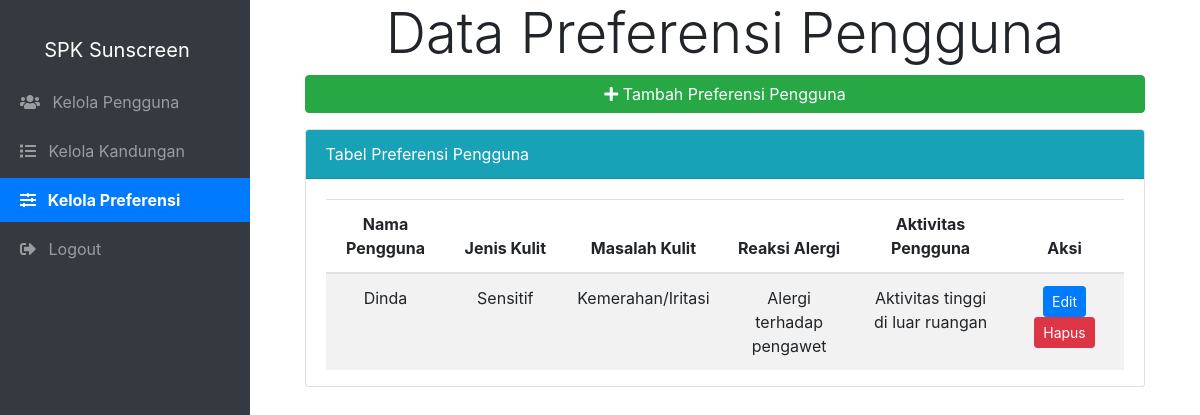
Page /admin/kelola_preferensi.php (signed in) on the committed database.
### tables this page shows
CREATE TABLE `preferensi_pengguna` (
  `id_preferensi` int(11) NOT NULL,
  `id_pengguna` int(11) NOT NULL,
  `profil_jenis_kulit` int(11) NOT NULL,
  `profil_masalah_kulit` int(11) NOT NULL,
  `profil_reaksi_alergi` int(11) NOT NULL,
  `profil_aktivitas_pengguna` int(11) NOT NULL
);

CREATE TABLE `pengguna` (
  `id_pengguna` int(11) NOT NULL,
  `nama` varchar(255) NOT NULL,
  `email` varchar(255) NOT NULL,
  `password` varchar(255) NOT NULL,
  `role` enum('user','admin') NOT NULL DEFAULT 'user'
);

CREATE TABLE `sub_kriteria` (
  `id_sub_kriteria` int(11) NOT NULL,
  `nama` varchar(255) NOT NULL,
  `nilai` int(11) NOT NULL,
  `kriteria_id` int(11) NOT NULL
);

### admin/kelola_preferensi.php (the view, shortened to what this page needs)
<?php
require_once '../functions.php';
$stmt = $conn->prepare("SELECT pp.id_preferensi, p.nama AS nama_pengguna,
                               sk_jenis.nama AS jenis_kulit,
                               sk_masalah.nama AS masalah_kulit,
                               sk_alergi.nama AS reaksi_alergi,
                               sk_aktivitas.nama AS aktivitas_pengguna
                        FROM preferensi_pengguna pp
                        JOIN pengguna p ON pp.id_pengguna = p.id_pengguna
                        LEFT JOIN sub_kriteria sk_jenis ON pp.profil_jenis_kulit = sk_jenis.id_sub_kriteria
                        LEFT JOIN sub_kriteria sk_masalah ON pp.profil_masalah_kulit = sk_masalah.id_sub_kriteria
                        LEFT JOIN sub_kriteria sk_alergi ON pp.profil_reaksi_alergi = sk_alergi.id_sub_kriteria
                        LEFT JOIN sub_kriteria sk_aktivitas ON pp.profil_aktivitas_pengguna = sk_aktivitas.id_sub_kriteria");
$stmt->execute();
$result = $stmt->get_result();
$daftar_preferensi = $result->fetch_all(MYSQLI_ASSOC);
include_once('../template.php');
?>
<div class="container">
    <div class="display-4 text-center mb-2">
        Data Preferensi Pengguna
    </div>
    <div class="row mt-2 mb-5">
        <div class="col-md-11 mx-auto">
            <div class="mb-3">
                <a href="tambah_preferensi.php" class="btn btn-success btn-block"><i class="fa fa-plus"></i> Tambah Preferensi Pengguna</a>
            </div>
            <div class="card">
                <div class="card-header badge-info">
                    <div class="display-6">Tabel Preferensi Pengguna</div>
                </div>
                <div class="card-body pb-0 mb-0">
                    <table class="table table-hover table-striped text-center">
                        <thead>
                            <tr>
                                <th width="15%">Nama Pengguna</th>
                                <th width="15%">Jenis Kulit</th>
                                <th>Masalah Kulit</th>
                                <th>Reaksi Alergi</th>
                                <th>Aktivitas Pengguna</th>
                                <th width="15%">Aksi</th>
                            </tr>
                        </thead>
                        <tbody>
                            <?php if (empty($daftar_preferensi)): ?>
                                <tr>
                                    <td colspan="8">Tidak ada data preferensi pengguna.</td>
                                </tr>
                            <?php else: ?>
                                <?php foreach ($daftar_preferensi as $preferensi): ?>
                                    <tr>
                                        <td><?php echo $preferensi['nama_pengguna']; ?></td>
                                        <td><?php echo $preferensi['jenis_kulit']; ?></td>
                                        <td><?php echo $preferensi['masalah_kulit']; ?></td>
                                        <td><?php echo $preferensi['reaksi_alergi']; ?></td>
                                        <td><?php echo $preferensi['aktivitas_pengguna']; ?></td>
                                        <td>
                                            <a href="edit_preferensi.php?id=<?php echo $preferensi['id_preferensi']; ?>" class="btn btn-sm btn-primary">Edit</a>
                                            <a href="hapus_preferensi.php?id=<?php echo $preferensi['id_preferensi']; ?>" class="btn btn-sm btn-danger" onclick="return confirm('Apakah Anda yakin ingin menghapus preferensi pengguna ini?')">Hapus</a>
                                        </td>
                                    </tr>
                                <?php endforeach; ?>
                            <?php endif; ?>
                        </tbody>
                    </table>
                </div>
            </div>
        </div>
    </div>
</div>

### template.php (style rules this page uses)
body { display: flex; min-height: 100vh; margin: 0; padding: 0; }

### rows in the picture
preferensi_pengguna: id_pengguna.nama "Dinda", profil_jenis_kulit.nama "Sensitif", profil_masalah_kulit.nama "Kemerahan/Iritasi", profil_reaksi_alergi.nama "Alergi terhadap pengawet", profil_aktivitas_pengguna.nama "Aktivitas tinggi di luar ruangan"
